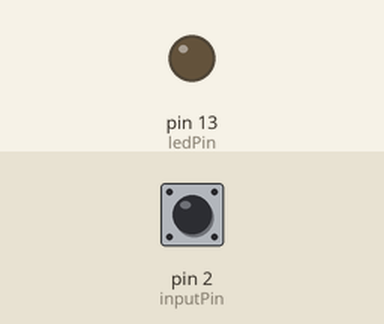
This sketch was run on a simulated Arduino Uno, built with avr-gcc and run on an emulated ATmega328P. Shown: output pins drawn as LEDs (lit = HIGH). Dashed ring = blinking. The test bench sets the inputs (shaded band); at power-on: pin 2 (inputPin) HIGH.

Above: at 1.2 s.
1.3 s: pin 2 (inputPin) pulled LOW for 0.15 s
At 1.4 s:
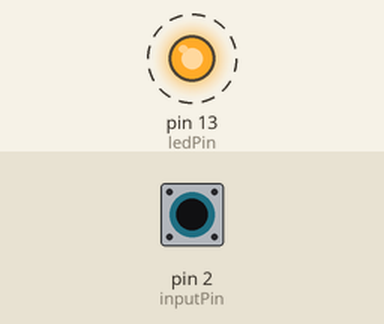
Timing chart, 0 to 10.3 s (numbered marks = the images above; inputs shaded):
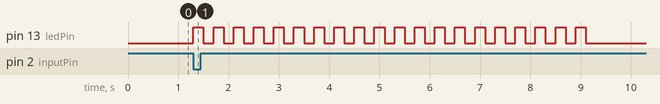

The sketch:

sketch06_04_narcoleptic_input.ino
```cpp
// private include
/* BEGIN USER CODE PI */
#include <Narcoleptic.h>
/* END USER CODE PI */

// private define
/* BEGIN USER CODE PD */
/* END USER CODE PD */

// private macro
/* BEGIN USER CODE PM */
/* END USER CODE PM */

// private variable
/* BEGIN USER CODE PV */
const int ledPin = 13;
const int inputPin = 2;
/* END USER CODE PV */

/* BEGIN USER CODE 0 */
/* END USER CODE 0 */

// private function
/* BEGIN USER CODE PF */
/* END USER CODE PF */

/* BEGIN USER CODE 1 */
/* END USER CODE 1 */

void setup() {
  // put your setup code here, to run once:
  /* BEGIN USER CODE 2 */
  pinMode(ledPin, OUTPUT);
  pinMode(inputPin, INPUT_PULLUP);
  /* END USER CODE 2 */
}

void loop() {
  // put your main code here, to run repeatedly:
  /* END USER CODE LOOP */
  /* BEGIN USER CODE 3 */
  if(digitalRead(inputPin) == LOW)
  {
    doSomething();
  }
  Narcoleptic.delay(100);
}
/* END USER CODE 3 */
void doSomething()
{
  for(int i = 0; i < 20; ++i)
  {
    digitalWrite(ledPin, HIGH);
    Narcoleptic.delay(200);
    digitalWrite(ledPin, LOW);
    Narcoleptic.delay(200);
  }
}
```

Measured:
- after the input at 1.3 s, pin 13 (ledPin): alternates HIGH for 0.20 s and LOW for 0.20 s, 40 changes in all, then stays LOW, starting at once
